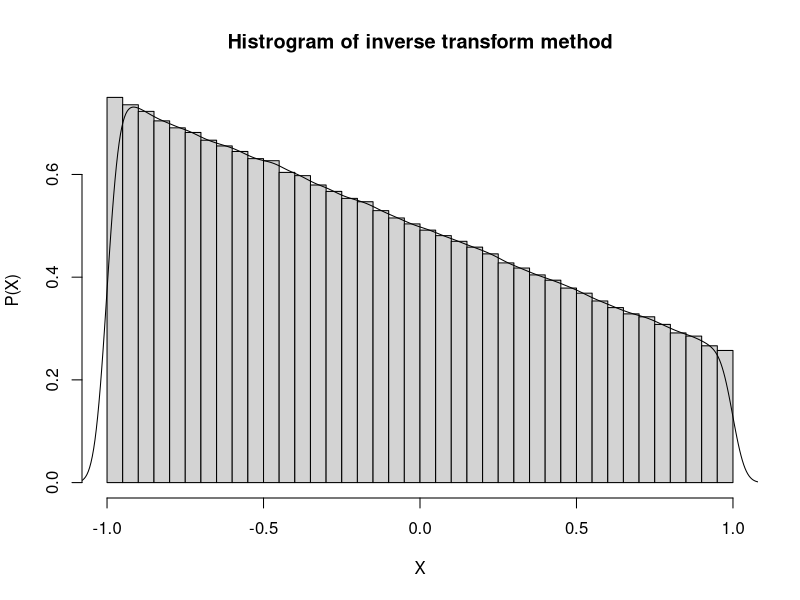
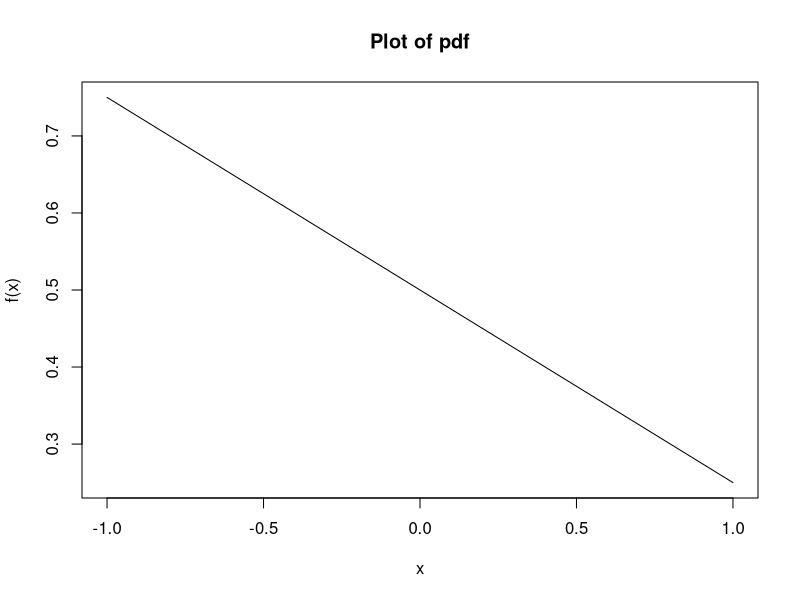
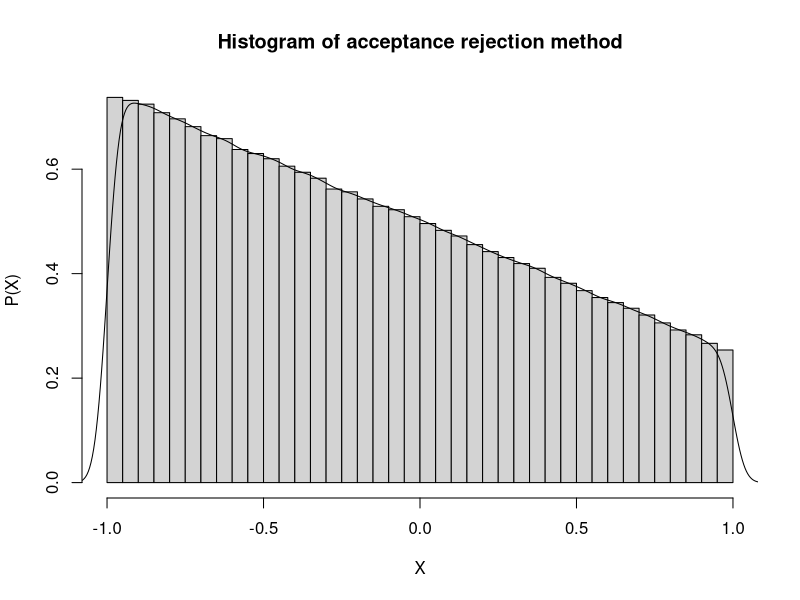
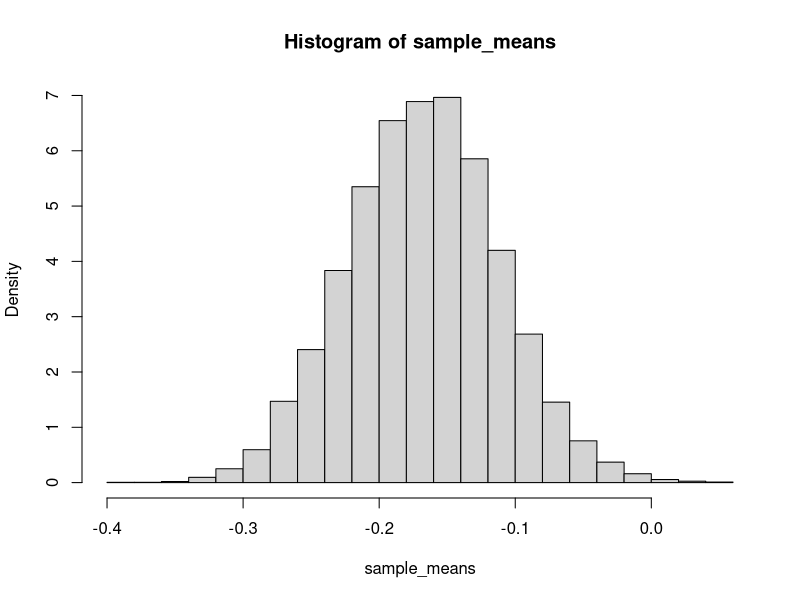

Here is the R script that generated these plots, in order:
## ---- chunk 1
# itm (Inverse Transform Method) function for equation one in assignment 1
itm_equation1 <- function(n) {
  u <- runif(n)
  return (2 - sqrt(9 - 8*u))
}
## ---- chunk 2
Nsim <- 1000000
itm_p <- itm_equation1(Nsim)

hist(itm_p, breaks = 30, prob = TRUE, xlab = "X", ylab = "P(X)", 
     main="Histrogram of inverse transform method")
lines(density(itm_p))
## ---- chunk 3
theoretical_pdf <- function(x) {
  return((1/2) - (x/4))
}

x <- seq(-1, 1, 0.01)
plot(x, theoretical_pdf(x), main = "Plot of pdf", xlab = "x", ylab = "f(x)", 
     type ="l")
## ---- chunk 4
# ar (acceptance rejection) for equation 1
ar_equation1 <- function(n) {
  f <- function(x) (1/2 - x/4)
  C = 1.5
  
   naccepts <- 0
   result.sample <- rep(NA, n)
   
   while (naccepts < n) {
    y <- runif(1, -1, 1)
    u <- runif(1)
   
    if ( u <= f(y) / (C*(1/2))) {
      naccepts <- naccepts + 1
      result.sample[naccepts] = y
    }
   }
   
   result.sample
}

Nsim <- 1000000
ar_p <- ar_equation1(Nsim)
hist(ar_p, probability = TRUE, main="Histogram of acceptance rejection method",
     xlab = "X", ylab = "P(X)", breaks=30)
lines(density(ar_p))
## ---- chunk 5
# Mean of inverse transform method simulated values
mean(itm_p)
#Mean of acceptance rejection simulated values
mean(ar_p)
# Analytical mean
-1/6
## ---- chunk 6
# Variance of inverse transform method simulated values
var(itm_p)
# Variance of acceptance rejection simulated values
var(ar_p)
# Analytical variance
11/36
## ---- chunk 7
m <- matrix(itm_p, Nsim/100, 100)
sample_means <- rowMeans(m)
hist(sample_means, breaks = 30, prob = TRUE)
## ---- chunk 8
CI <- function(data) {
  xhat <- mean(data)
  sd <- sd(data)
  n <- length(data)
  lower <- xhat - 2*(sd / n)
  upper <- xhat + 2*(sd / n)
  return(c(lower, upper))
}

CI(sample_means)
## ---- chunk 9
# n simulations, k random variables and parameters
simulate_n_normal <- function(n, k, mu, sigma) {
  samples <- rnorm(n*k, mu, sigma)
  m <- matrix(samples, n, k)
  return(m)
}

Nsims <- 10000
Nrvs <- 100
mu <- 1
sigma <- 2

samples <- simulate_n_normal(Nsims, Nrvs, mu, sigma)
A <- rowSums(samples)
B <- A / Nrvs
C <- (sqrt(Nrvs)*(B - mean(samples)))/(sd(samples))

# Analytic expectation of A
mu*Nrvs
# Expectation by simulation
mean(A)
# Analytic Standard deviation
sqrt(Nrvs)*sigma
# Standard deviation by simulation
sd(A)

# Analytic expectation of B
mu
# Expectation by simulation
mean(B)
# Analytic standard deviation
sqrt(sigma**2 / Nrvs)
# Standard deviation by simulation
sd(B)

# Analytic expectation of C
0
# Expectation by simulation
mean(C)
# Analytic standard deviation
1
# Standard deviation by simulation
sd(C)
## ---- chunk 10
outside_ci <- function(sims) {
  samples <- rnorm(sims, 1, 2)
  B <- mean(samples)
  S <- sd(samples)
  
  lower <- B - 1.96*(S/sqrt(sims))
  upper <- B + 1.96*(S/sqrt(sims))
  return(upper < 1 | lower > 1)
}

vector <- c()
for (i in 1:1000)
  vector[i] <- outside_ci(1600)

# Probabiloity of mean outside range n = 1600
sum(vector)/length(vector)

vector <- c()
for (i in 1:1000)
  vector[i] <- outside_ci(10)

# Probabiloity of mean outside range n = 10
sum(vector)/length(vector)
